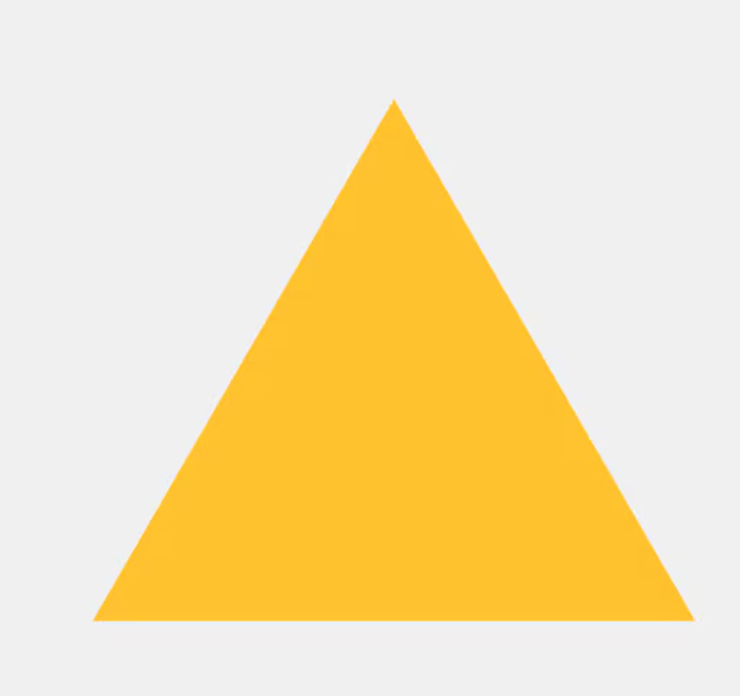
#> input picture Contour_&_Shape_ Detection/triangle.png, 740 x 696 px
$ python contour.py
#> lines starting #> are read from the running program, lines starting #| are printed output that depends on the picture; after the words box and inside, x2 and y2 are one past the last pixel; in counts of white or black regions, pixels touching at a corner belong together
import cv2

img= cv2.imread("triangle.png")
#> img is the input picture: shape (696, 740, 3); mean B, G, R 180.9, 225.9, 244.4
# img = cv2.imread("circle.png")
gray = cv2.cvtColor(img, cv2.COLOR_BGR2GRAY)
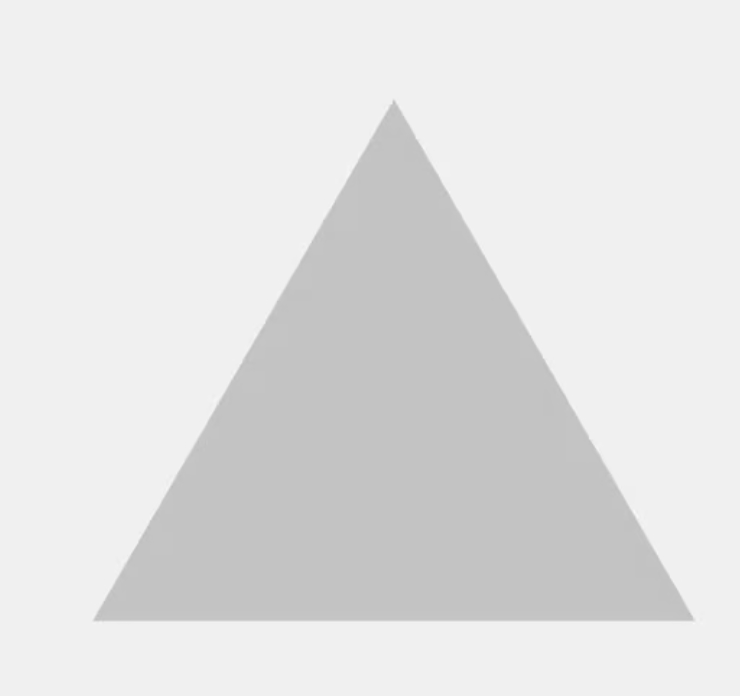
#> gray: shape (696, 740); min 188, max 249, mean 226.3
_, thresh = cv2.threshold(gray, 200, 255, cv2.THRESH_BINARY)
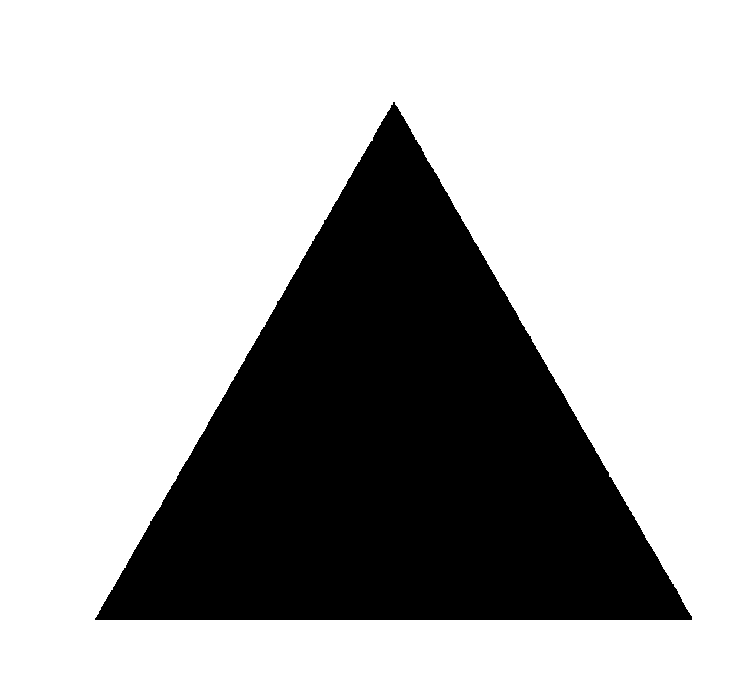
#> thresh: shape (696, 740); 69.9% white; 1 black region

#FIND CONTOURS
contours, heirarchy = cv2.findContours(thresh, cv2.RETR_TREE, cv2.CHAIN_APPROX_SIMPLE)
#> contours = 2 contours; box (x1, y1, x2, y2) and area: (0, 0, 740, 696) 513605, (94, 101, 693, 621) 156106

cv2.drawContours(img, contours, -1, (0,255,0), 3)
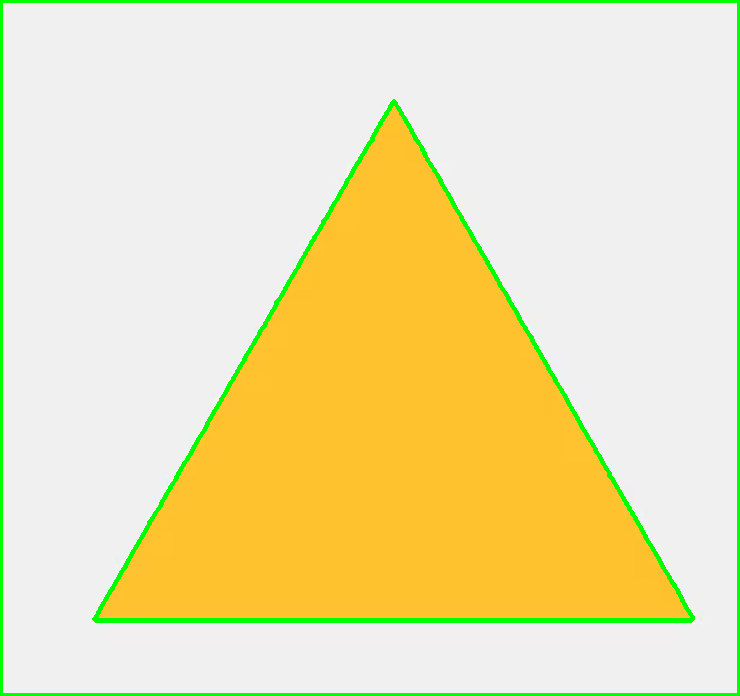
#> img: shape (696, 740, 3); 3.26% of pixels changed, all inside (x1, y1, x2, y2) = (0, 0, 740, 696)

for contour in contours:
    approx = cv2.approxPolyDP(contour, 0.01 * cv2.arcLength(contour, True), True)

    corners = len(approx)

    if corners == 3:
        shape_name = "Triangle"

    elif corners == 4:
        shape_name = "Rectangle"

    elif corners == 5:
        shape_name = "Pentagon"

    elif corners > 5:
        shape_name = "Circle"

    else:
        shape_name = "unknown"

    cv2.drawContours(img, [approx], 0, (0,255,0), 2)
    x = approx.ravel()[0]
    """
    [
    [[100,200]],
    [[150,250]],
    [[120,270]],
    ]
    [100,200,150,250,120,270]
    """
    y = approx.ravel()[1] - 10
    cv2.putText(img, shape_name, (x,y), cv2.FONT_HERSHEY_COMPLEX, 0.6, (255, 0, 0), 2)
#> this loop made 2 passes
#> (approx, corners, shape_name, x, y) on passes 1 to 2: ([[0, 0], [0, 695], [739, 695], [739, 0]], 4, 'Rectangle', 0, -10), ([[393, 101], [691, 620], [94, 619]], 3, 'Triangle', 393, 91)
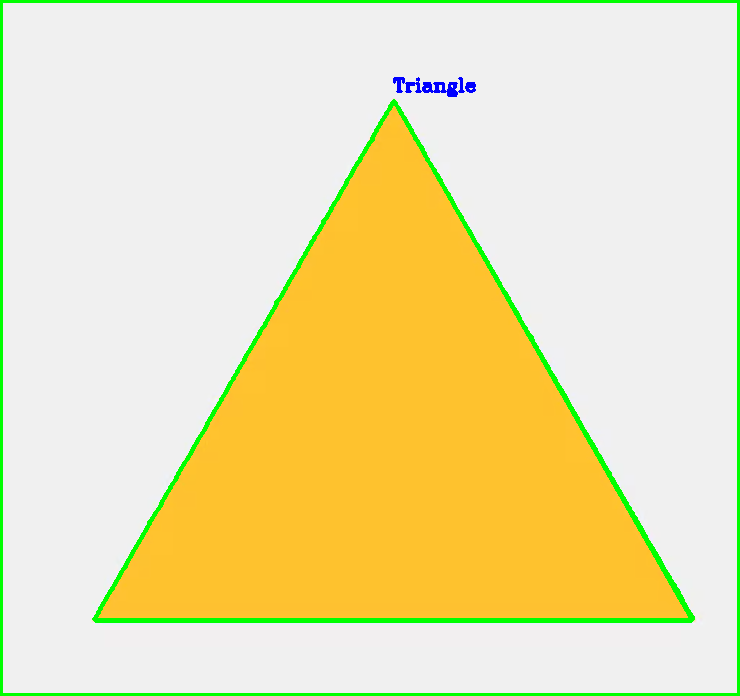
#> img: shape (696, 740, 3); 0.21% of pixels changed, all inside (x1, y1, x2, y2) = (393, 77, 690, 618)


cv2.imshow("Contours", img)
# cv2.imwrite("contour_detected.png", img)
cv2.imwrite("contour_detected2.png", img)
cv2.waitKey(0)
cv2.destroyAllWindows()

$ run again, with Contour_&_Shape_ Detection/circle.png copied over Contour_&_Shape_ Detection/triangle.png
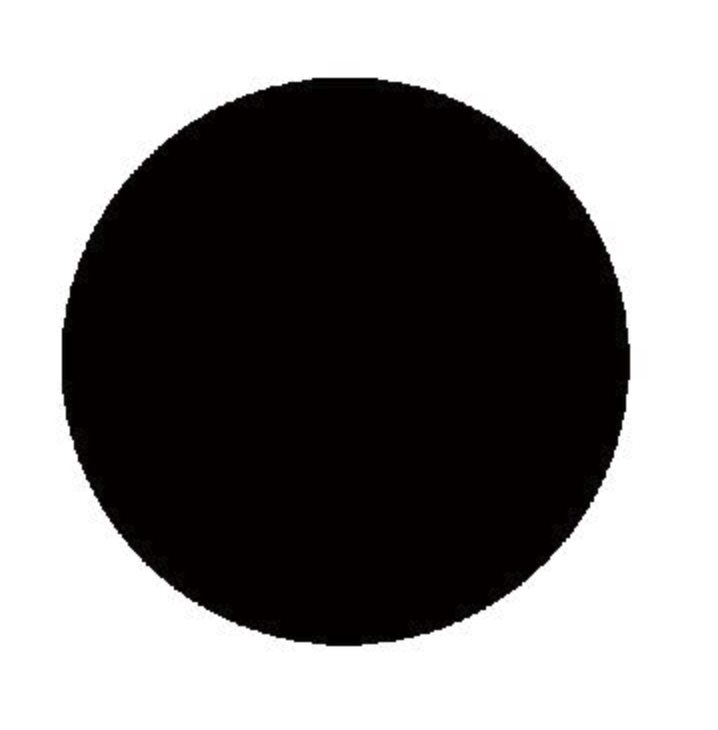
#> input picture Contour_&_Shape_ Detection/circle.png, 718 x 730 px
#> img is the input picture: shape (730, 718, 3); mean B, G, R 131.8, 131.7, 134.1
#> `_, thresh = cv2.threshold(gray, 200, 255, cv2.THRESH_BINARY)`:
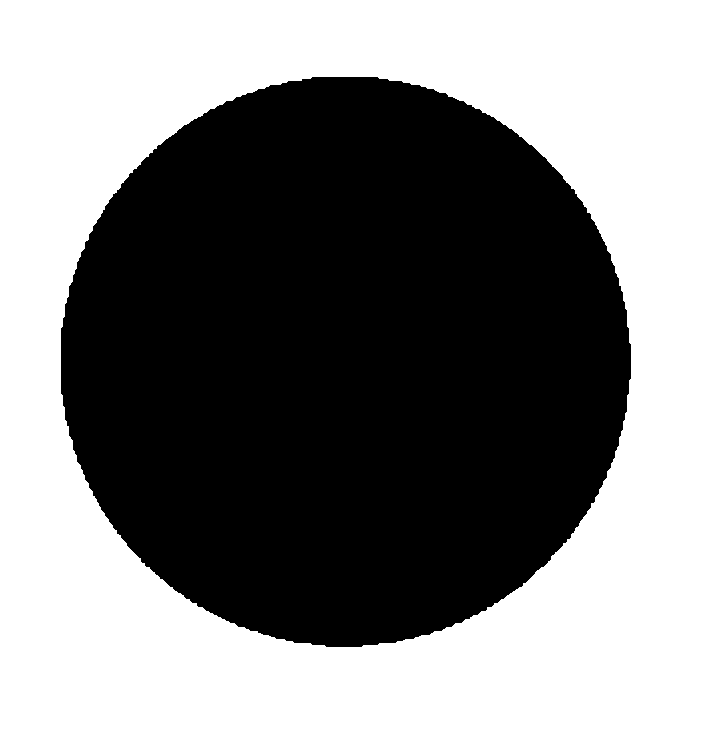
#> thresh: shape (730, 718); 51.3% white; 1 black region
#> contours = 2 contours; box (x1, y1, x2, y2) and area: (0, 0, 718, 730) 522693, (60, 76, 632, 648) 256048
#> the loop `for contour in contours:` made 2 passes
#> (approx, corners, shape_name, x, y) on pass 1: ([[0, 0], [0, 729], [717, 729], [717, 0]], 4, 'Rectangle', 0, -10)
#> after the loop `for contour in contours:`:
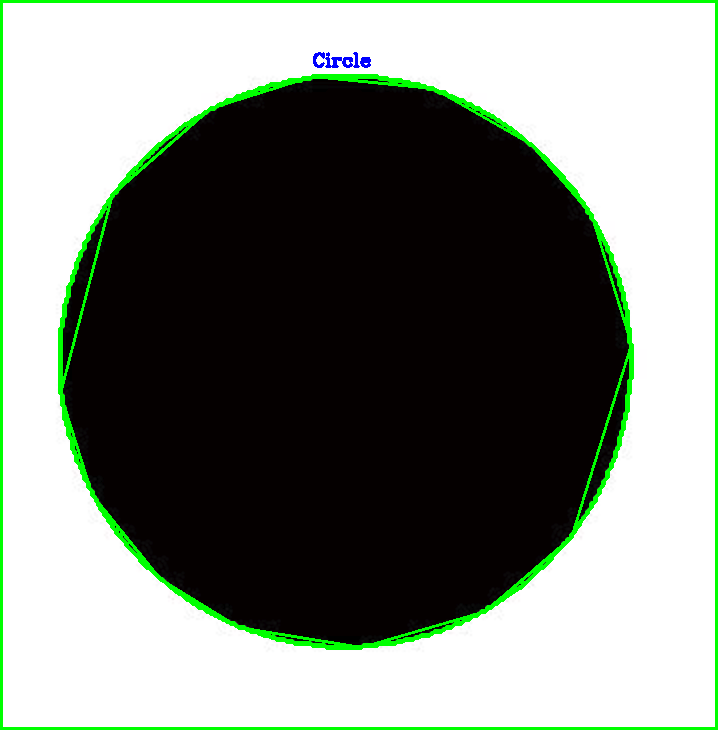
#> img: shape (730, 718, 3); mean B, G, R 124.3, 134, 126.4
